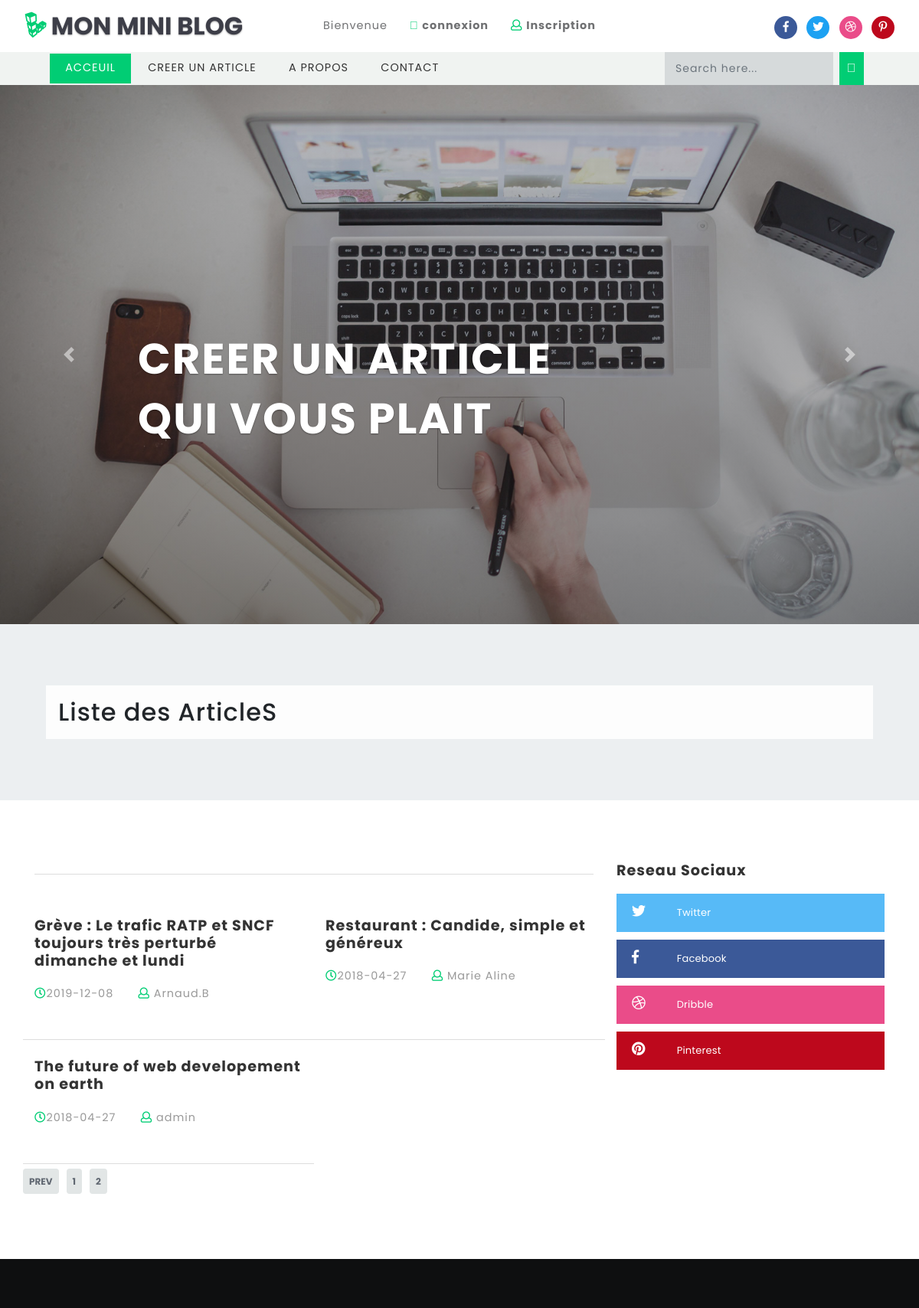
The app's page /index.php?page=2 with its own data.
### tables this page shows
CREATE TABLE IF NOT EXISTS `article` (
  `id` int(10) UNSIGNED NOT NULL AUTO_INCREMENT,
  `titre` varchar(250) NOT NULL,
  `texte` text NOT NULL,
  `date` date DEFAULT NULL,
  `auteur` varchar(150) DEFAULT NULL,
  PRIMARY KEY (`id`)
);

### index.php (the view, shortened to what this page needs)
<!DOCTYPE html>
<html xmlns="http://www.w3.org/1999/xhtml" xml:lang="fr" lang="fr">
<head>
	<link href="css/bootstrap.css" rel='stylesheet' type='text/css' />
	<link rel="stylesheet" href="css/jquery.desoslide.css">
	<link href="css/single.css" rel='stylesheet' type='text/css' />
	<link href="css/style.css" rel='stylesheet' type='text/css' />
	<link href="css/fontawesome-all.css" rel="stylesheet">
</head>
<body>
	<?php include("header.php");?>
	<?php include("banner.php");?>
	<section class="bottom-slider">
		<div class="course_demo1">
			<H2>Liste des ArticleS </H2>
		</div>
	</section>
	<section class="main-content-w3layouts-agileits">
		<div class="container">
			<div class="row">
				<div class="col-lg-8 left-blog-info-w3layouts-agileits text-left">
					<div class="blog-girds-sec">
						<div class="row">
							<?php
							$con = mysqli_connect("127.0.0.1", "root", "", "blog");
							$artParPage = 6;
							$artTotalR= $con ->query('select id from article');
							$artTotal=mysqli_num_rows($artTotalR) ;
							$pagetotal= ceil($artTotal/$artParPage);
							if (isset($_GET['page']) and !empty($_GET['page']) and $_GET['page'] >0 ){
								$pagecour = $_GET['page'];
							}else {
								$pagecour = 1 ;
							}
							$depart = ($pagecour-1)*$artParPage ;
							?>
							<?php
							$sql=("SELECT * FROM `article`Order by id DESC LIMIT $depart, $artParPage ");
							$res =mysqli_query($con,$sql);
							while ($ligne = mysqli_fetch_assoc($res))  {
							?>
							<?php
								echo '<div class="col-md-6 blog-grid-top">
								<div class="b-grid-top">
								<h3>
								<a href="commentaire.php?id='.$ligne['id'].'">'.$ligne['titre'].'</a>
								</h3>
								</div>
								<ul class="blog-icons">
								<li>
								<a href="#">
								<i class="far fa-clock"></i>'.$ligne['date'].'</a>
								</li>
								<li class="mx-2">
								<a href="#">
								<i class="far fa-user"></i> '.$ligne['auteur'].'</a>
								</li></ul></div>';
								?>
								<?php
									}
									?>
						</div>
					</div>
				</div>
				<aside class="col-lg-4 agileits-w3ls-right-blog-con text-right">
					<div class="right-blog-info text-left">
						<div class="tech-btm widget_social">
							<h4>Reseau Sociaux</h4>
											<ul>
												<li>
													<a class="twitter" href="http://www.twitter.com">
														<i class="fab fa-twitter"></i>
														<span class="count"></span> Twitter</a>
													</li>
													<li>
														<a class="facebook" href="http://www.facebook.com">
															<i class="fab fa-facebook-f"></i>
															<span class="count"></span> Facebook</a>
														</li>
														<li>
															<a class="dribble" href="http://www.dribble.com">
																<i class="fab fa-dribbble"></i>
																<span class="count"></span> Dribble</a>
															</li>
															<li>
																<a class="pin" href="http://www.pinterest.com">
																	<i class="fab fa-pinterest"></i>
																	<span class="count"></span> Pinterest</a>
																</li>
											</ul>
										</div>
									</div>
								</aside>
								<div id="pagination">
									<ul class="pagination">
									<?php if ($pagetotal > 1): ?>
									<li class="prev"><a href="index.php?page=<?php echo $pagetotal-1 ?>">Prev</a></li>
									<?php endif; ?>
										<?php for($i = 1; $i<= $pagetotal; $i++) : ?>
										<li><a href="index.php?page=<?= $i; ?>"><?= $i; ?></a></li>
										<?php endfor; ?>
										  </ul>
										</div>
							</div>
						</div>
					</section>
					<?php include("footer.php");?>
						</body>
						</html>

### css/single.css (style rules this page uses)
.pagination { list-style-type: none; padding: 10px 0; display: inline-flex; justify-content: space-between; box-sizing: border-box; }
.pagination li { box-sizing: border-box; padding-right: 10px; }
.pagination li a { box-sizing: border-box; background-color: #e2e6e6; padding: 8px; text-decoration: none; font-size: 12px; font-weight: bold; color: #616872; border-radius: 4px; }
.pagination .next a, .pagination .prev a { text-transform: uppercase; font-size: 12px; }

### css/style.css (style rules this page uses)
html, body { margin: 0; font-size: 100%; font-family: 'Poppins', sans-serif; background: #fff; }
body a { text-decoration: none; transition: 0.5s all; -webkit-transition: 0.5s all; -moz-transition: 0.5s all; -o-transition: 0.5s all; -ms-transition: 0.5s all; }
h1, h2, h3, h4, h5, h6 { margin: 0; font-family: 'Poppins', sans-serif; letter-spacing:1px; }
ul { margin: 0; padding: 0; }
.pin { background: #BD081C; }
.bottom-slider,.main-content-w3layouts-agileits { padding: 5em 0; }
section.bottom-slider { background: #eceff1; }
.course_demo1 { margin: 0 auto; width: 90%; background: #fdfdfd; padding: 1em; }
.b-grid-top { position: relative; }
.blog-grid-top h3,.two-blog2 h3,h5.card-title { font-size: 1.2em; margin: 1.2em 0 1em 0; font-weight: 700; }
.blog-grid-top h3 a,.two-blog2 h3 a,h5.card-title a { color: #333333; }
.blog-grid-top { border-bottom: 1px solid #ddd; padding-bottom: 3em; }
ul.blog-icons li { display: inline-block; margin-right: 20px; list-style:none; }
ul.blog-icons a { font-size: 0.9em; letter-spacing: 1px; color: #999; }
ul.blog-icons i { color: #01cd74; }
.blog-girds-sec { border-top: 1px solid #ddd; margin-top: 1em; padding-top: 2em; }
.tech-btm h4 { font-size: 1.2em; color: #333333; font-weight: 700; margin-bottom: 1em; }
.tech-btm { margin-bottom: 2em; }
.widget_social li { display: block; }
.widget_social li a { color: #fff; display: inline-block; font-size: 13px; font-weight:400; letter-spacing: 0.2px; line-height: 30px; margin-bottom: 10px; padding: 10px 20px; text-transform: capitalize; width: 100%; }
.widget_social li a.twitter { background: #57baf7; }
.widget_social li a.facebook { background: #3b5998; }
.widget_social li a.dribble { background: #ea4c89; }
.widget_social li a.pin { background: #BD081C; }
.widget_social li a i { font-size: 18px; position: relative; text-align: left; width: 35px; }
.widget_social li a .count { padding-left: 20px; }
a.facebook { color: #fff; font-size: 16px; }

### records on screen
article: titre "Grève : Le trafic RATP et SNCF toujours très perturbé dimanche et lundi", date "2019-12-08", auteur "Arnaud.B"
article: titre "Restaurant : Candide, simple et généreux", date "2018-04-27", auteur "Marie Aline"
article: titre "The future of web developement on earth", date "2018-04-27", auteur "admin"
